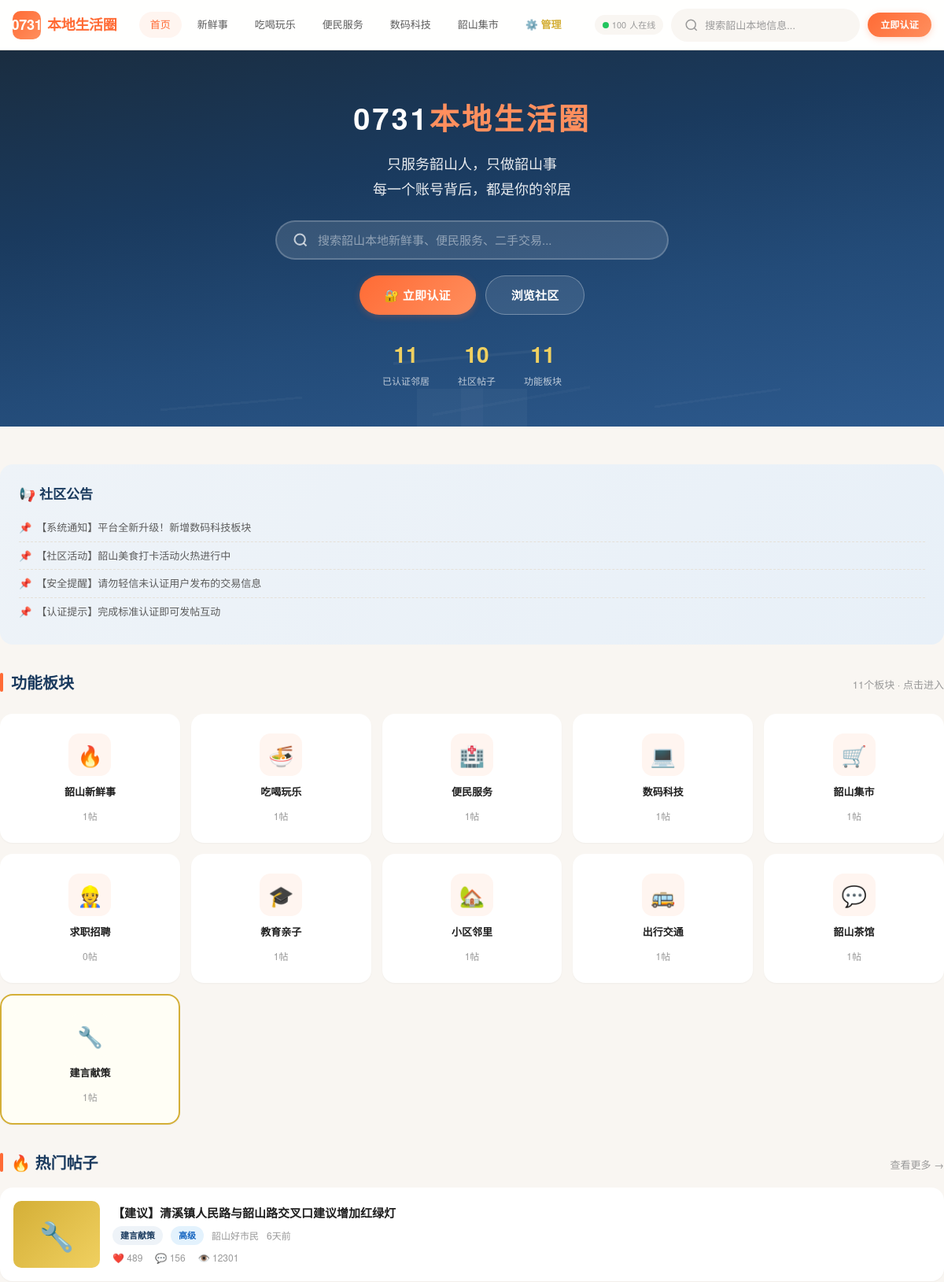
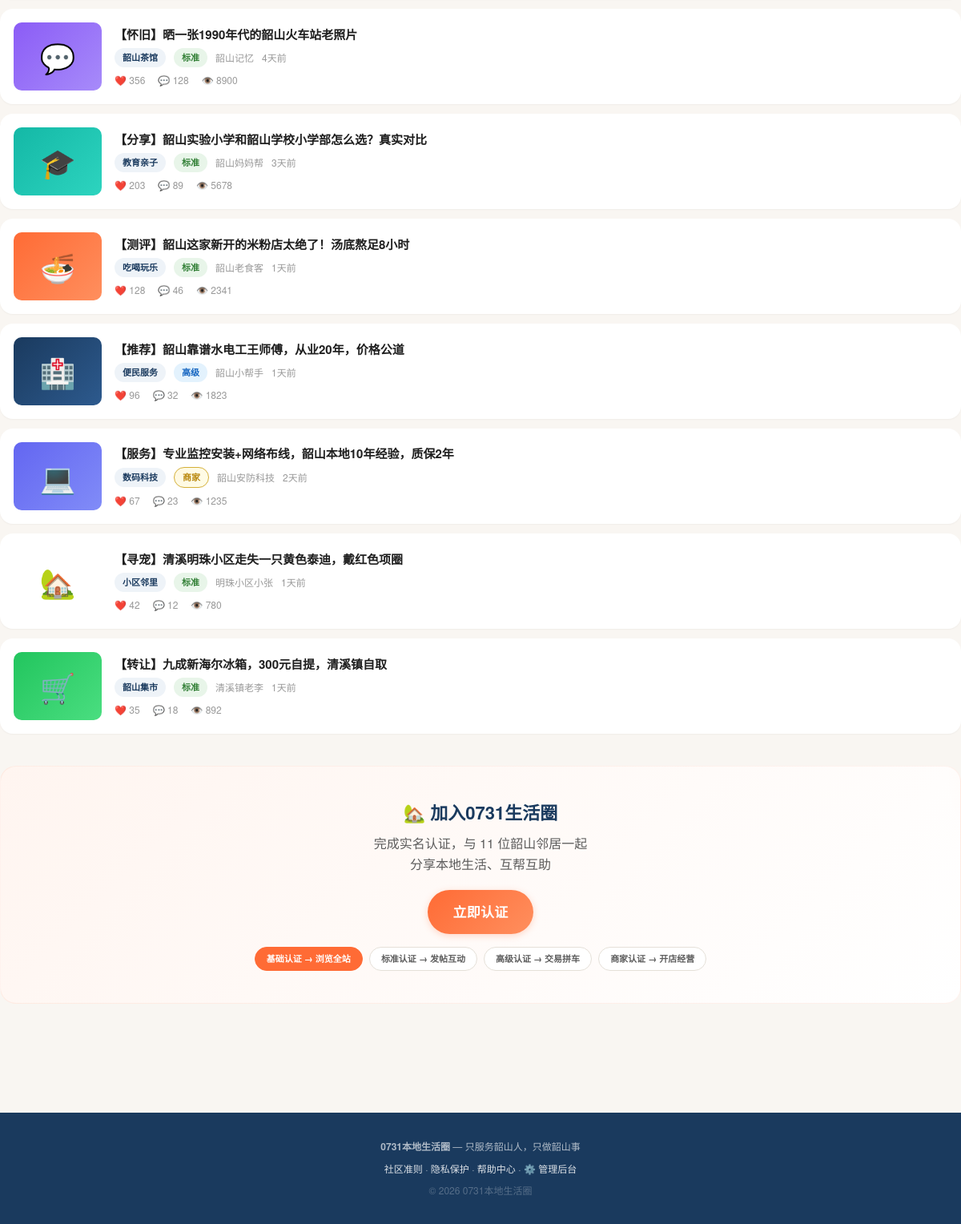
The page / on the database its author committed (2 pictures, top to bottom).
### models.py (models this page shows)
class Notice(Base):
    __tablename__ = "notices"
    id = Column(Integer, primary_key=True, autoincrement=True)
    title = Column(String(200), nullable=False)
    content = Column(Text, nullable=False)
    is_active = Column(Boolean, default=True)
    created_at = Column(DateTime, default=datetime.now)

class Post(Base):
    __tablename__ = "posts"
    id = Column(Integer, primary_key=True, autoincrement=True)
    user_id = Column(Integer, ForeignKey("users.id"), nullable=False)
    section = Column(String(20), nullable=False, index=True)
    title = Column(String(200), nullable=False)
    content = Column(Text, nullable=False)
    images = Column(Text, nullable=True)  # JSON数组，图片路径列表
    price_info = Column(String(100), nullable=True)
    contact_info = Column(String(100), nullable=True)
    status = Column(Enum(PostStatus), default=PostStatus.published)
    views = Column(Integer, default=0)
    likes_count = Column(Integer, default=0)
    comments_count = Column(Integer, default=0)
    is_pinned = Column(Boolean, default=False)
    pinned_at = Column(DateTime, nullable=True)  # 置顶开始时间
    pinned_expires_at = Column(DateTime, nullable=True)  # 置顶到期时间
    is_hot = Column(Boolean, default=False)  # 火热标签
    is_essential = Column(Boolean, default=False)  # 加精标签
    created_at = Column(DateTime, default=datetime.now, index=True)
    updated_at = Column(DateTime, default=datetime.now, onupdate=datetime.now)
    author = relationship("User", back_populates="posts")
    comments = relationship("Comment", back_populates="post", lazy="select",
                           order_by="Comment.created_at.desc()", cascade="all, delete-orphan")
    likes = relationship("Like", back_populates="post", lazy="select", cascade="all, delete-orphan")

class User(Base):
    __tablename__ = "users"
    id = Column(Integer, primary_key=True, autoincrement=True)
    phone = Column(String(11), unique=True, nullable=False, index=True)
    id_number_hash = Column(String(64), unique=True, nullable=False)  # SHA256哈希
    face_hash = Column(String(64), unique=True, nullable=True)
    nickname = Column(String(50), nullable=False, default="韶山新邻居")
    avatar_bg = Column(String(20), nullable=True)  # 头像emoji
    auth_level = Column(Enum(AuthLevel), default=AuthLevel.basic, nullable=False)
    score = Column(Integer, default=0)  # 信誉积分
    forum_coins = Column(Integer, default=0)  # 论坛币
    last_check_in_date = Column(String(10), nullable=True)  # 上次签到日期 YYYY-MM-DD
    created_at = Column(DateTime, default=datetime.now)
    updated_at = Column(DateTime, default=datetime.now, onupdate=datetime.now)
    is_active = Column(Boolean, default=True)
    is_frozen = Column(Boolean, default=False)
    is_super_admin = Column(Boolean, default=False)
    posts = relationship("Post", back_populates="author", lazy="select")
    comments = relationship("Comment", back_populates="author", lazy="select")
    likes = relationship("Like", back_populates="user", lazy="select")
    auth_documents = relationship("AuthDocument", back_populates="user", lazy="select")

### main.py (the view)
@app.get("/", response_class=HTMLResponse)
def page_index(request: Request, db: Session = Depends(get_db)):
    notices = db.query(Notice).filter(Notice.is_active == True).order_by(Notice.created_at.desc()).limit(5).all()
    hot_posts = db.query(Post).filter(Post.status == PostStatus.published)\
        .order_by(Post.likes_count.desc()).limit(8).all()
    pinned_posts = db.query(Post).filter(
        Post.status == PostStatus.published,
        Post.is_pinned == True,
    ).order_by(Post.pinned_at.desc()).all()
    section_counts = {}
    for sid in SECTION_NAMES:
        section_counts[sid] = db.query(Post).filter(Post.section == sid, Post.status == PostStatus.published).count()
    total_users = db.query(User).count()
    total_posts = db.query(Post).filter(Post.status == PostStatus.published).count()
    return templates.TemplateResponse("index.html", template_context(request,
        notices=notices, hot_posts=hot_posts, pinned_posts=pinned_posts,
        section_counts=section_counts,
        total_users=total_users, total_posts=total_posts,
    ))

### templates/index.html (shortened to what this page needs)
{% extends "base.html" %}
{% block content %}
<section class="hero-home">
  <div class="hero-inner">
    <h1>0731<em>本地生活圈</em></h1>
    <p class="subtitle">只服务韶山人，只做韶山事<br>每一个账号背后，都是你的邻居</p>
    <form class="search-hero" onsubmit="handleSearch(event)">
      <svg viewBox="0 0 24 24" fill="none" stroke="currentColor" stroke-width="2.5"><circle cx="11" cy="11" r="8"/><line x1="21" y1="21" x2="16.65" y2="16.65"/></svg>
      <input type="text" name="q" placeholder="搜索韶山本地新鲜事、便民服务、二手交易...">
    </form>
    <div class="hero-hero-actions">
      {% if user %}
        <a href="/create" class="btn btn-primary btn-lg">✏️ 发布帖子</a>
      {% else %}
        <a href="/auth" class="btn btn-primary btn-lg">🔐 立即认证</a>
      {% endif %}
      <a href="/section/xinxiangshi" class="btn btn-outline btn-lg" style="background:rgba(255,255,255,.1);border-color:rgba(255,255,255,.3);color:#fff;">浏览社区</a>
    </div>
    <div class="hero-stats">
      <div class="hero-stat"><div class="num">{{ "{:,}".format(total_users) if total_users else '12,836' }}</div><div class="lbl">已认证邻居</div></div>
      <div class="hero-stat"><div class="num">{{ "{:,}".format(total_posts) if total_posts else '45,692' }}</div><div class="lbl">社区帖子</div></div>
      <div class="hero-stat"><div class="num">11</div><div class="lbl">功能板块</div></div>
    </div>
  </div>
</section>
<div class="container main-home">
  {% if notices %}
  <div class="notice-panel">
    <h3>📢 社区公告</h3>
    {% for n in notices %}
    <div class="notice-item">{{ n.title }}</div>
    {% endfor %}
  </div>
  {% endif %}
  <div class="home-section-title">
    <h2>功能板块</h2>
    <span class="more">{{ all_sections|length }}个板块 · 点击进入</span>
  </div>
  <div class="section-grid">
    {% for s in all_sections %}
    <a href="/section/{{ s.id }}" class="section-card" {% if s.id == 'jianyan' %}style="border:2px solid var(--c-gold);background:var(--c-gold-bg);"{% endif %}>
      <div class="s-icon"{% if s.id == 'jianyan' %}style="background:var(--c-gold-bg);color:var(--c-gold);"{% endif %}>{{ s.icon }}</div>
      <div class="s-name">{{ s.name }}</div>
      <div class="s-count">{{ section_counts.get(s.id, 0) }}帖</div>
    </a>
    {% endfor %}
  </div>
  <div class="home-section-title">
    <h2>🔥 热门帖子</h2>
    <a href="/section/xinxiangshi" class="more">查看更多 →</a>
  </div>
  <div class="post-list">
    {% for p in hot_posts %}
    <a href="/post/{{ p.id }}" class="post-card">
      <div class="post-card-thumb">
        <div class="thumb-bg gradient-{{ p.section }}">{{ SECTION_ICONS.get(p.section, '📝') }}</div>
      </div>
      <div class="post-card-content">
        <div class="post-card-title">{{ p.title }}</div>
        <div class="post-card-meta">
          <span class="badge badge-section">{{ SECTION_NAMES.get(p.section, '') }}</span>
          {% if p.author %}
          <span class="badge badge-auth-{{ p.author.auth_level.value }}">{{ {'basic':'基础','standard':'标准','advanced':'高级','business':'商家'}[p.author.auth_level.value] }}</span>
          <span>{{ p.author.nickname }}</span>
          {% endif %}
          <span>{{ format_time(p.created_at) }}</span>
        </div>
        <div class="post-card-stats">
          <span>❤️ {{ p.likes_count }}</span><span>💬 {{ p.comments_count }}</span><span>👁️ {{ p.views }}</span>
        </div>
      </div>
    </a>
    {% endfor %}
  </div>
  {% if not user %}
  <div class="auth-cta-home">
    <h3>🏡 加入0731生活圈</h3>
    <p>完成实名认证，与 {{ "{:,}".format(total_users) if total_users else '12,836' }} 位韶山邻居一起<br>分享本地生活、互帮互助</p>
    <a href="/auth" class="btn btn-primary btn-lg">立即认证</a>
    <div class="auth-levels-inline">
      <span class="auth-level-tag current">基础认证 → 浏览全站</span>
      <span class="auth-level-tag">标准认证 → 发帖互动</span>
      <span class="auth-level-tag">高级认证 → 交易拼车</span>
      <span class="auth-level-tag">商家认证 → 开店经营</span>
    </div>
  </div>
  {% endif %}
</div>
{% endblock %}

### templates/base.html (shortened to what this page needs)
<!DOCTYPE html>
<html lang="zh-CN">
<head>
  <link rel="stylesheet" href="/static/css/style.css">
</head>
<body>
<header class="header">
  <div class="header-inner">
    <a href="/" class="header-logo">
      <span class="logo-mark">0731</span>
      <em>本地生活圈</em>
    </a>
    <nav class="header-nav">
      <a href="/" class="{% if request.url.path=='/' %}active{% endif %}">首页</a>
      <a href="/section/xinxiangshi">新鲜事</a>
      <a href="/section/chifan">吃喝玩乐</a>
      <a href="/section/bianmin">便民服务</a>
      <a href="/section/shuma">数码科技</a>
      <a href="/section/jishi">韶山集市</a>
      <a href="/admin/login" style="color:var(--c-gold);font-weight:650;">⚙️ 管理</a>
    </nav>
    <div class="header-actions">
      <span class="online-indicator" id="onlineIndicator">
        <span class="online-dot"></span> <span id="onlineCount">100</span>人在线
      </span>
      <form class="search-box" onsubmit="handleSearch(event)">
        <svg viewBox="0 0 24 24" fill="none" stroke="currentColor" stroke-width="2"><circle cx="11" cy="11" r="8"/><line x1="21" y1="21" x2="16.65" y2="16.65"/></svg>
        <input type="text" name="q" placeholder="搜索韶山本地信息...">
      </form>
      {% if user %}
        <span class="badge badge-auth-{{ user.auth_level.value }}">{{ {'basic':'基础','standard':'标准','advanced':'高级','business':'商家'}[user.auth_level.value] }}认证</span>
        <a href="/profile" class="btn btn-ghost btn-sm">👤</a>
      {% else %}
        <a href="/auth" class="btn btn-primary btn-sm">立即认证</a>
      {% endif %}
    </div>
  </div>
</header>
{% block content %}{% endblock %}
<footer class="footer">
  <div class="container">
    <p><strong>0731本地生活圈</strong> — 只服务韶山人，只做韶山事</p>
    <p style="margin-top:8px;">
      <a href="/help">社区准则</a> · <a href="/help#privacy">隐私保护</a> · <a href="/help">帮助中心</a> · <a href="/admin/login">⚙️ 管理后台</a>
    </p>
    <p style="margin-top:8px;opacity:.4;">© 2026 0731本地生活圈</p>
  </div>
</footer>
</body>
</html>

### rows shown on the page
Notice: title "【系统通知】平台全新升级！新增数码科技板块"
Notice: title "【社区活动】韶山美食打卡活动火热进行中"
Notice: title "【安全提醒】请勿轻信未认证用户发布的交易信息"
Notice: title "【认证提示】完成标准认证即可发帖互动"
Post: get "🔧", title "【建议】清溪镇人民路与韶山路交叉口建议增加红绿灯", get "建言献策", author.nickname "韶山好市民", created_at "6天前", likes_count "489", comments_count "156", views "12301"
User: auth_level "高级"
Post: get "💬", title "【怀旧】晒一张1990年代的韶山火车站老照片", get "韶山茶馆", author.nickname "韶山记忆", created_at "4天前", likes_count "356", comments_count "128", views "8900"
User: auth_level "标准"
Post: get "🎓", title "【分享】韶山实验小学和韶山学校小学部怎么选？真实对比", get "教育亲子", author.nickname "韶山妈妈帮", created_at "3天前", likes_count "203", comments_count "89", views "5678"
User: auth_level "标准"
Post: get "🍜", title "【测评】韶山这家新开的米粉店太绝了！汤底熬足8小时", get "吃喝玩乐", author.nickname "韶山老食客", created_at "1天前", likes_count "128", comments_count "46", views "2341"
User: auth_level "标准"
Post: get "🏥", title "【推荐】韶山靠谱水电工王师傅，从业20年，价格公道", get "便民服务", author.nickname "韶山小帮手", created_at "1天前", likes_count "96", comments_count "32", views "1823"
User: auth_level "高级"
Post: get "💻", title "【服务】专业监控安装+网络布线，韶山本地10年经验，质保2年", get "数码科技", author.nickname "韶山安防科技", created_at "2天前", likes_count "67", comments_count "23", views "1235"
User: auth_level "商家"
Post: get "🏡", title "【寻宠】清溪明珠小区走失一只黄色泰迪，戴红色项圈", get "小区邻里", author.nickname "明珠小区小张", created_at "1天前", likes_count "42", comments_count "12", views "780"
User: auth_level "标准"
Post: get "🛒", title "【转让】九成新海尔冰箱，300元自提，清溪镇自取", get "韶山集市", author.nickname "清溪镇老李", created_at "1天前", likes_count "35", comments_count "18", views "892"
User: auth_level "标准"

### other values the page prints
{{ "{:,}".format(total_users) if total_users else '12,836' }} "11"
{{ "{:,}".format(total_posts) if total_posts else '45,692' }} "10"
{{ all_sections|length }} "11"
{{ s.icon }} "🔥" "🍜" "🏥" "💻" "🛒" "👷" "🎓" "🏡" "🚌" "💬" "🔧"
{{ s.name }} "韶山新鲜事" "吃喝玩乐" "便民服务" "数码科技" "韶山集市" "求职招聘" "教育亲子" "小区邻里" "出行交通" "韶山茶馆" "建言献策"
{{ section_counts.get(s.id, 0) }} "1" "1" "1" "1" "1" "0" "1" "1" "1" "1" "1"
